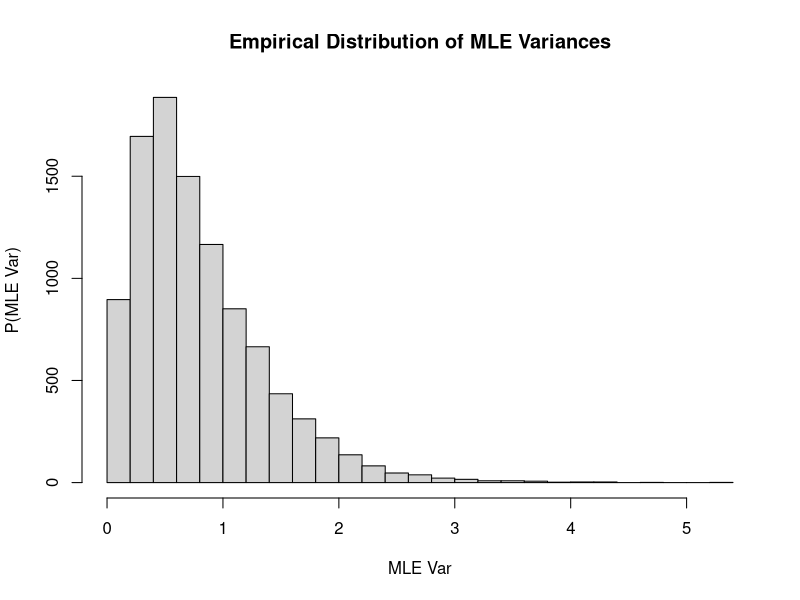

Reproduce this figure in R.
set.seed(2017)

#a
samples = rnorm(n=5, mean=0, sd=1)

#b
mean_ml = mean(samples)
var_ml = var(samples)*((5-1)/5)

print('samples are:')
print(samples) #1.43420148 -0.07729196  0.73913723 -1.75860473 -0.06982523
print('MLE Mean:')
mean_ml #0.05352336
print('MLE Var:')
var_ml #1.138495

#c
mean_ml_vec = rep(0, 10000)
var_ml_vec =rep(0, 10000)

for (i in 1:10000){
  samples = rnorm(n=5, mean=0, sd=1)
  mean_ml = mean(samples)
  var_ml = var(samples)*((5-1)/5)
  
  mean_ml_vec[i] = mean_ml
  var_ml_vec[i] = var_ml
}
print("Computed 10000 samples, generating plot")
hist(var_ml_vec, xlab="MLE Var", ylab="P(MLE Var)", main="Empirical Distribution of MLE Variances",breaks=20)
print("Plot generated. Computing Bias and Variance")

#d
print("Estimated Bias is:")
mean(var_ml_vec)-1 #-0.2013675
#Variance
print("Estimated Variance is:")
var(var_ml_vec) #0.3188041
